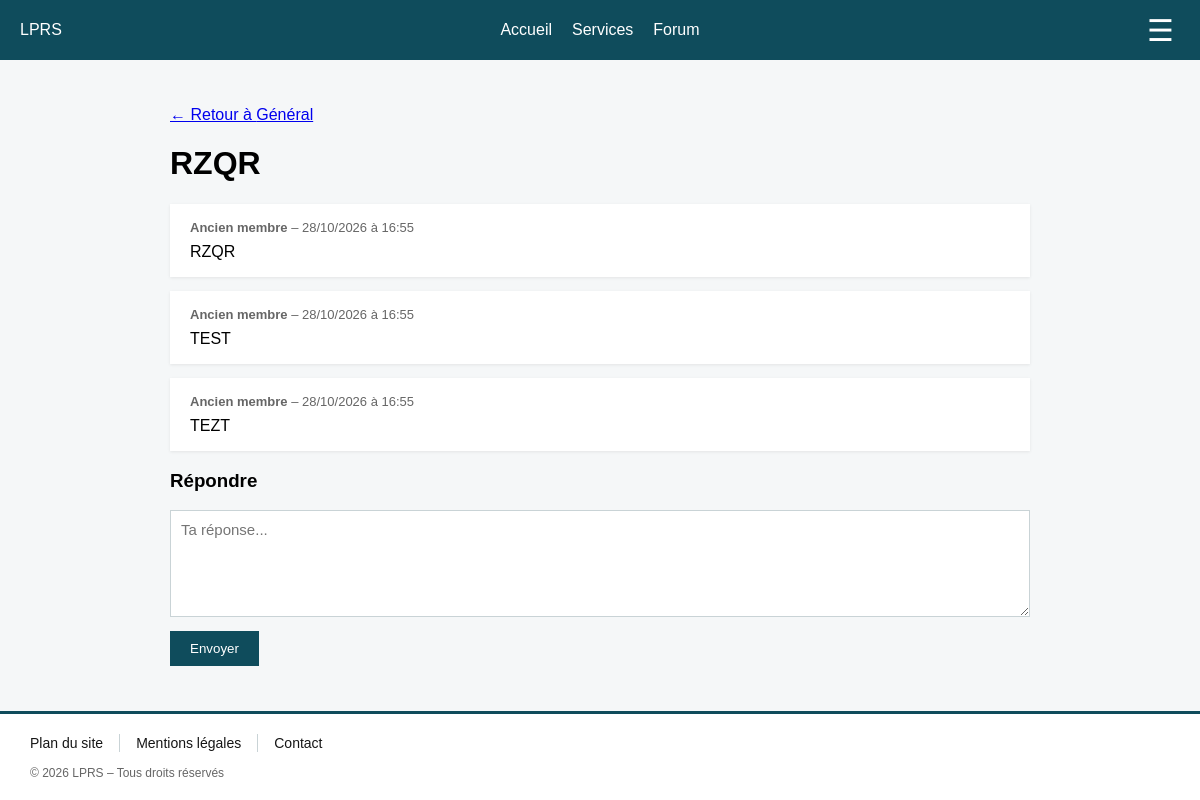
The app's page /src/vue/Forum.php?id=1 (signed in) with its own data.
### tables this page shows
CREATE TABLE IF NOT EXISTS `canal_forum` (
  `id_canal` int NOT NULL AUTO_INCREMENT,
  `nom` varchar(100) NOT NULL,
  `description` text,
  `type_acces` varchar(50) DEFAULT NULL,
  `roles_createurs` varchar(100) DEFAULT NULL,
  PRIMARY KEY (`id_canal`)
);

CREATE TABLE IF NOT EXISTS `post` (
  `id_post` int NOT NULL AUTO_INCREMENT,
  `id_canal` int DEFAULT NULL,
  `id_utilisateur` int DEFAULT NULL,
  `titre` varchar(150) NOT NULL,
  `contenu` text NOT NULL,
  `date_publication` datetime DEFAULT CURRENT_TIMESTAMP,
  PRIMARY KEY (`id_post`),
  KEY `id_canal` (`id_canal`),
  KEY `id_utilisateur` (`id_utilisateur`)
);

CREATE TABLE IF NOT EXISTS `reponse` (
  `id_reponse` int NOT NULL AUTO_INCREMENT,
  `id_post` int DEFAULT NULL,
  `id_utilisateur` int DEFAULT NULL,
  `contenu` text NOT NULL,
  `date_publication` datetime DEFAULT CURRENT_TIMESTAMP,
  PRIMARY KEY (`id_reponse`),
  KEY `id_post` (`id_post`),
  KEY `id_utilisateur` (`id_utilisateur`)
);

### src/repository/PostRepository.php (called while the page is built, shortened)
<?php
require_once __DIR__ . '/../bdd/Bdd.php';
class PostRepository
{
    private $bdd;
    public function __construct()
    {
        $this->bdd = (new Bdd())->getConnexionBdd();
    }
    private function lire($sql, $params = [])
    {
        $r = $this->bdd->prepare($sql);
        $r->execute($params);
        return array_map(function ($l) { return new Post($l); }, $r->fetchAll(PDO::FETCH_ASSOC));
    }
    public function parId($id)
    {
        return $this->lire(self::SELECT . 'WHERE p.id_post = ?', [$id])[0] ?? null;
    }
}

### src/bdd/Bdd.php (called while the page is built)
<?php
class Bdd
{
    private $connexionBdd;
    private $identifiant = "root";
    private $motDePasse = "";
    private $nomBdd = "lprs";
    private $host = "localhost";
    public function __construct()
    {
        $this->connexionBdd = new PDO("mysql:host=" . $this->host . ";dbname=" . $this->nomBdd, $this->identifiant, $this->motDePasse);
    }
    public function getConnexionBdd()
    {
        return $this->connexionBdd;
    }
}

### src/traitement/Forum.php (called while the page is built, shortened)
<?php
require_once __DIR__ . '/../repository/CanalRepository.php';
require_once __DIR__ . '/../repository/PostRepository.php';
require_once __DIR__ . '/../repository/ReponseRepository.php';
function e($texte)
{
    return htmlspecialchars((string)$texte, ENT_QUOTES, 'UTF-8');
}
function lien_forum(array $params = [])
{
    return FORUM_URL . (strpos(FORUM_URL, '?') === false ? '?' : '&') . http_build_query($params);
}
function format_date($date)
{
    return date('d/m/Y à H:i', strtotime($date));
}

### src/repository/CanalRepository.php (called while the page is built, shortened)
<?php
require_once __DIR__ . '/../bdd/Bdd.php';
class CanalRepository
{
    private $bdd;
    public function __construct()
    {
        $this->bdd = (new Bdd())->getConnexionBdd();
    }
    private function lire($sql, $params = [])
    {
        $r = $this->bdd->prepare($sql);
        $r->execute($params);
        return array_map(function ($l) { return new Canal($l); }, $r->fetchAll(PDO::FETCH_ASSOC));
    }
    public function parId($id)
    {
        return $this->lire('SELECT * FROM canal_forum WHERE id_canal = ?', [$id])[0] ?? null;
    }
}

### src/repository/ReponseRepository.php (called while the page is built, shortened)
<?php
require_once __DIR__ . '/../bdd/Bdd.php';
class ReponseRepository
{
    private $bdd;
    public function __construct()
    {
        $this->bdd = (new Bdd())->getConnexionBdd();
    }
    public function listerParPost($idPost)
    {
        $r = $this->bdd->prepare("SELECT r.*, COALESCE(CONCAT(u.prenom, ' ', u.nom), 'Ancien membre') AS auteur, u.type_profil
            FROM reponse r LEFT JOIN utilisateur u ON u.id_utilisateur = r.id_utilisateur
            WHERE r.id_post = ? ORDER BY r.date_publication");
        $r->execute([$idPost]);
        return array_map(function ($l) { return new Reponse($l); }, $r->fetchAll(PDO::FETCH_ASSOC));
    }
}

### src/vue/Forum.php (the view, shortened to what this page needs)
<?php
require __DIR__ . '/../traitement/Forum.php';
$role = $_SESSION['user_role'];
$moi  = (int)$_SESSION['user_id'];
$canalRepo   = new CanalRepository();
$postRepo    = new PostRepository();
$reponseRepo = new ReponseRepository();
$id      = (int)($_GET['id'] ?? 0);
$c       = (int)($_GET['c'] ?? 0);
$nouveau = $id === 0 && isset($_GET['nouveau']);
if ($id > 0) {
    $post = $postRepo->parId($id) ?? arreter(404, 'Sujet introuvable.');
    $c = (int)$post->id_canal;
}
if ($c > 0) {
    $canal = $canalRepo->parId($c) ?? arreter(404, 'Section introuvable.');
}
$page = $id > 0 ? 'sujet' : ($c > 0 ? ($nouveau ? 'nouveau' : 'section') : (isset($_GET['mes']) ? 'mes' : 'accueil'));
if ($page === 'accueil') {
    $canaux = array_filter($canalRepo->tous(), function ($ca) use ($role) {
        return $ca->peutAcceder($role);
    });
} elseif ($page === 'section') {
    $nb_pages = max(1, (int)ceil($postRepo->compterParCanal($c) / POSTS_PAR_PAGE));
    $numero   = min(max(1, (int)($_GET['p'] ?? 1)), $nb_pages);
    $liste    = $postRepo->listerParCanal($c, POSTS_PAR_PAGE, ($numero - 1) * POSTS_PAR_PAGE);
} elseif ($page === 'mes') {
    $liste = array_filter($postRepo->mesPosts($moi), function ($p) use ($role) {
        return (new Canal(['type_acces' => $p->type_acces]))->peutAcceder($role);
    });
} elseif ($page === 'sujet') {
    $reponses = $reponseRepo->listerParPost($id);
}
?>
<!DOCTYPE html>
<html lang="fr">
<head>
</head>
<body>
<div class="topbar">
    <div>LPRS</div>
    <div class="centre">
        <a href="index.php">Accueil</a>
        <a href="#">Services</a>
        <a href="index.php?page=forum">Forum</a>
    </div>
    <div class="droite">
        <button class="burger" onclick="toggleMenu()">☰</button>
    </div>
</div>
<div class="contenu">
    <?php if ($page === 'accueil'): ?>
        <h1>Forum</h1>
        <p><a class="btn" href="<?= e(lien_forum(['mes' => 1])) ?>">Mes posts</a></p>
        <?php if (!$canaux): ?><p>Aucune section disponible pour ton profil.</p><?php endif; ?>
        <?php foreach ($canaux as $ca): ?>
            <div class="carte">
                <h3><a href="<?= e(lien_forum(['c' => $ca->id_canal])) ?>"><?= e($ca->nom) ?></a></h3>
                <div><?= e($ca->description) ?></div>
                <div class="meta"><?= (int)$ca->nb_posts ?> sujet(s)</div>
            </div>
        <?php endforeach; ?>
    <?php elseif ($page === 'sujet'): ?>
        <p><a href="<?= e(lien_forum(['c' => $c])) ?>">← Retour à <?= e($canal->nom) ?></a></p>
        <h1><?= e($post->titre) ?></h1>
        <?php foreach (array_merge([$post], $reponses) as $m): ?>
            <div class="message">
                <div class="meta">
                    <strong><?= e($m->auteur) ?></strong><?= $m->type_profil ? ' (' . e($m->type_profil) . ')' : '' ?>
                    – <?= format_date($m->date_publication) ?>
                </div>
                <div><?= nl2br(e($m->contenu)) ?></div>
            </div>
        <?php endforeach; ?>
        <h3 id="bas">Répondre</h3>
        <form method="post">
            <textarea name="contenu" rows="5" placeholder="Ta réponse..." maxlength="<?= LONGUEUR_MESSAGE ?>" required></textarea>
            <button class="btn" type="submit">Envoyer</button>
        </form>
    <?php endif; ?>
</div>
<footer class="footer">
    <ul class="footer-liens">
        <li><a href="#">Plan du site</a></li>
        <li><a href="#">Mentions légales</a></li>
        <li><a href="#">Contact</a></li>
    </ul>
    <p class="footer-copy">© 2026 LPRS – Tous droits réservés</p>
</footer>
</body>
</html>

### src/vue/Forum.php (style rules this page uses)
body { margin: 0; font-family: sans-serif; background: #f5f7f8; min-height: 100vh; display: flex; flex-direction: column; }
.topbar { display: grid; grid-template-columns: 1fr 2fr 1fr; height: 60px; background: #0f4c5c; color: #fff; }
.topbar > div { display: flex; align-items: center; padding: 0 20px; }
.centre { justify-content: center; gap: 20px; }
.droite { justify-content: flex-end; position: relative; }
.centre a { color: #fff; text-decoration: none; }
.burger { background: none; border: none; color: #fff; font-size: 30px; cursor: pointer; }
.contenu { flex: 1; max-width: 900px; width: 100%; margin: 0 auto; padding: 30px 20px; box-sizing: border-box; }
.carte, .message { background: #fff; padding: 16px 20px; margin-bottom: 14px; box-shadow: 0 1px 3px rgba(0,0,0,.08); }
.meta { color: #666; font-size: 13px; }
.message .meta { margin-bottom: 8px; }
input[type=text], textarea { width: 100%; padding: 10px; border: 1px solid #c9d3d6; box-sizing: border-box; font-family: inherit; font-size: 15px; margin-bottom: 10px; }
.btn { background: #0f4c5c; color: #fff; border: none; padding: 10px 20px; cursor: pointer; text-decoration: none; display: inline-block; }
.footer { background: #fff; border-top: 3px solid #0f4c5c; padding: 20px 30px; }
.footer-liens { list-style: none; margin: 0; padding: 0; display: flex; flex-wrap: wrap; }
.footer-liens li { padding: 0 16px; border-left: 1px solid #c9d3d6; }
.footer-liens li:first-child { padding-left: 0; border-left: none; }
.footer-liens a { color: #161616; font-size: 14px; text-decoration: none; }
.footer-copy { margin: 14px 0 0; font-size: 12px; color: #666; }

### records on screen
canal_forum: nom "Général"
post: titre "RZQR", auteur "Ancien membre", date_publication "28/10/2026 à 16:55", contenu "RZQR"
reponse: auteur "Ancien membre", date_publication "28/10/2026 à 16:55", contenu "TEST"
reponse: auteur "Ancien membre", date_publication "28/10/2026 à 16:55", contenu "TEZT"
